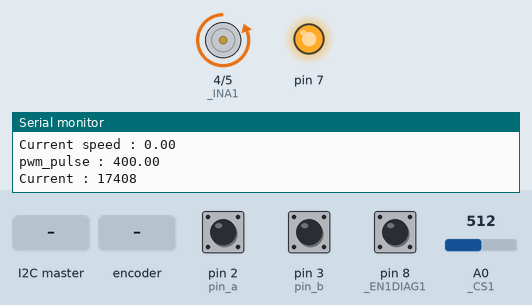
Recording of a sketch running on a simulated Arduino Uno, built with avr-gcc and run on an emulated ATmega328P. Shown: motor-driver pin pairs drawn as motors (green arrow = first pin HIGH = forward, orange = second pin HIGH = backward, longer = more drive, scaled by the enable pin), output pins drawn as LEDs (lit = HIGH), the last lines printed to the serial monitor. Inputs (shaded band) come from the test bench; at power-on: pin 2 (pin_a) HIGH, pin 3 (pin_b) HIGH, pin 8 (_EN1DIAG1) HIGH, A0 (_CS1) = 512.

Above: at 1.2 s.
1.3 s: the I2C master sends the byte 1
At 2.6 s:
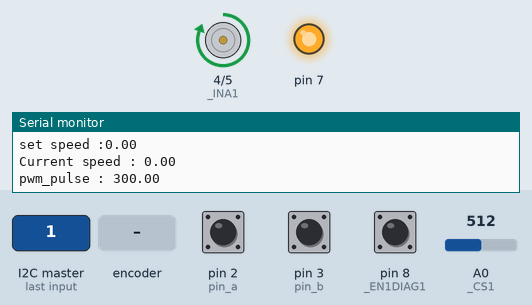
2.9 s: rotary encoder on pin 2 (pin_a) / pin 3 (pin_b) turned 2 steps (second pin leading)
At 3.9 s:
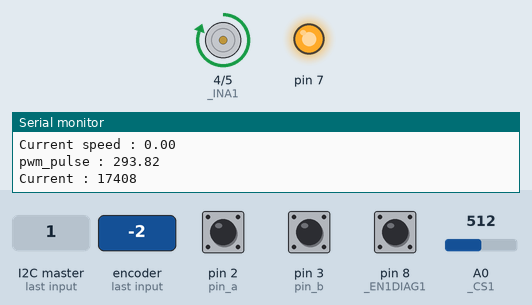
Timing chart, 0 to 5.9 s (numbered marks = the images above; inputs shaded):
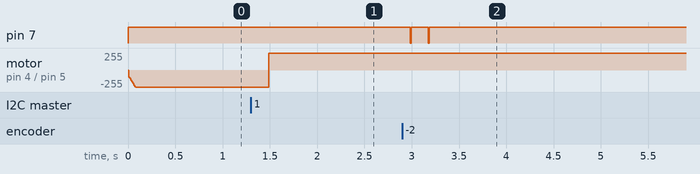

The sketch:

encoder.ino
```cpp
#include <Wire.h>


#include <string.h>
#include "MotorShield.h"

/*!
 * enable debug
 */
bool debug = true;

/*!
 * encorder related variables
 */
const byte pin_a = 2;   //for encoder pulse A
const byte pin_b = 3;   //for encoder pulse B
int encoder = 0;
int m_direction = 0;


/*!
 * speed calcularion related variables
 */
double rps = 0;
double pv_speed = 0;
int timer1_counter; //for timer
bool motor_start;
double e_speed = 0.0;
double set_speed = 50;
float pwm_pulse = 0.0;
double e_speed_pre = 0.0;
double e_speed_sum = 0.0;


/*!
 * PID variables
 */
float kp = 2;
float ki = 0.5;
float kd = .1;

/*!
 * Variables to handle input from I2C
 */
String input_i2c = "";
int input_speed = 0;
bool set_dir = 1;


/*!
 * Variables to handle motor controller
 */
MotorShield md;


/*!
 * \brief Test the Motor controller
 *
 * This function checks getMotorFault function which returns false if motor controller is not working correctly.
 *
 * \param[in] none
 * \return none
 *
 * \warning Can use only with Arduino and MotorShield.h.
 */
void stopIfFault()
{
  if (md.getMotorFault())
  {
    Serial.println("MOtor Controller failure");
    while(1);
  }

}


void setup() {
  Wire.begin(9);
  // Attach a function to trigger when something is received.
  Wire.onReceive(receiveEvent);
  pinMode(pin_a,INPUT_PULLUP);
  pinMode(pin_b,INPUT_PULLUP);

  md.init();
  pinMode(7,OUTPUT);
  attachInterrupt(digitalPinToInterrupt(pin_a), detect_a, RISING);
  Serial.begin(9600);

  cli();//stop interrupts
  //set timer1 interrupt at 1Hz
  TCCR1A = 0;// set entire TCCR1A register to 0
  TCCR1B = 0;// same for TCCR1B
  TCNT1  = 0;//initialize counter value to 0
  OCR1A = 156.25;// for 100Hz
  // turn on CTC mode
  TCCR1B |= (1 << WGM12);
  // Set CS12 and CS10 bits for 1024 prescaler
  TCCR1B |= (1 << CS12) | (1 << CS10);
  // enable timer compare interrupt
  TIMSK1 |= (1 << OCIE1A);
  sei();//allow interrupts

}


/*!
 * \brief register receiveEvent for the I2C communication
 *
 * This function get called when an I2C command is received
 *
 * \param[in] howMany
 * \return none
 *
 * \warning Can use only with Arduino and wire library.
 */
void receiveEvent(int howMany)
{
  input_i2c = "";
  while( Wire.available()){
    input_i2c += (char)Wire.read();
  }
  input_speed = input_i2c.toInt();
  Serial.println(input_speed);
    if(input_speed > 0){
    set_speed = input_speed;
    set_dir = 1;
  }else{
    set_speed = abs(input_speed);
    set_dir = 0;
  }
}


void loop() {
  md.setMotorDir(set_dir);
  stopIfFault();
  motor_start = true;

  if(debug){
    Serial.print("set speed :");
    Serial.println(set_speed);
    Serial.print("Current speed : ");
    Serial.println(pv_speed);
    Serial.print("pwm_pulse : ");
    Serial.println(pwm_pulse);
    Serial.print("Current : ");
    Serial.println(md.getMCurrentMilliamps());
    delay(200);
  }
 }

/*!
 * \brief interrupt function for encorder interrupts
 *
 * This function increasing encoder at new pulse and read direction of the motor.
 *
 * \param[in] none
 * \return none
 *
 * \warning Can use only with Arduino.
 */
void detect_a() {
   encoder += 1; //increasing encoder at new pulse
   m_direction = digitalRead(pin_b); //read direction of motor
 }

/*!
 * \brief interrupt function for timmer interrupt
 *
 * This function calls in every 1/100 s time.
 * this fuction calculates the current speed and calculate the necessary PWM value
 *
 * \param[in] none
 * \return none
 *
 * \warning Can use only with Arduino.
 */
 ISR(TIMER1_COMPA_vect){
   TCNT1 = timer1_counter;   // set timer
   // rps = (encoder/1848.0)*100;  //calculate motor speed, unit is rps (for 60 RPM motors)
   rps = (encoder/330.0)*100;  //calculate motor speed, unit is rps (for 320 RPM motors)
   pv_speed = rps*20.41;  // calculate speed in cm s-1 for the small wheel
   //pv_speed = rps*26.69;  // calculate speed in cm s-1 for the big wheel
   if(pv_speed){
    digitalWrite(7,LOW);
   }
   else{
    digitalWrite(7,HIGH);
   }
   encoder = 0;

   if (motor_start){
   e_speed = set_speed - pv_speed;
   pwm_pulse = e_speed*kp + e_speed_sum*ki + (e_speed - e_speed_pre)*kd;
   e_speed_pre = e_speed;  //save last (previous) error
   e_speed_sum += e_speed; //sum of error

   if (e_speed_sum >600) e_speed_sum = 600;
   if (e_speed_sum <-600) e_speed_sum = -600;
   }
   else{
     e_speed = 0;
     e_speed_pre = 0;
     e_speed_sum = 0;
     pwm_pulse = 0;
   }

   if (pwm_pulse <255 & pwm_pulse >0){
    md.setMotorSpeed(pwm_pulse);
   }
   else{
    if (pwm_pulse>255){
       md.setMotorSpeed(255);
     }
     else{
     md.setMotorSpeed(0);
     }
   }

}
```

MotorShield.cpp
```cpp
#include "MotorShield.h"

MotorShield::MotorShield()
{
  //Pin map
  _INA1 = 4;
  _INB1 = 5;
  _PWM1 = 6;
  _EN1DIAG1 = 8;
  _CS1 = A0;

}

MotorShield::MotorShield(unsigned char INA1,unsigned char INB1,unsigned char PWM1,unsigned char EN1DIAG1,unsigned char CS1)
{
  _INA1 = INA1;
  _INB1 = INB1;
  _PWM1 = PWM1;
  _EN1DIAG1 = EN1DIAG1;
  _CS1 = CS1;

}

void MotorShield::init()
{
  pinMode(_INA1,OUTPUT);
  pinMode(_INB1,OUTPUT);
  pinMode(_PWM1,OUTPUT);
  pinMode(_EN1DIAG1,INPUT);
  pinMode(_CS1,INPUT);
}

void MotorShield::setMotorDir(int dir){
  if(dir==1){
    digitalWrite(_INA1,LOW);
    digitalWrite(_INB1,HIGH);
  }
  else{
    digitalWrite(_INA1,HIGH);
    digitalWrite(_INB1,LOW);
  }
}

void MotorShield::setMotorSpeed(int speed)
{
  analogWrite(_PWM1,speed);
}

void MotorShield::setMotorBrake()
{
  digitalWrite(_INA1, LOW);
  digitalWrite(_INB1, LOW);
}

unsigned int MotorShield::getMCurrentMilliamps()
{
  // 5V / 1024 ADC counts / 144 mV per A = 34 mA per count
  return analogRead(_CS1) * 34;
}

unsigned char MotorShield::getMotorFault()
{
  return !digitalRead(_EN1DIAG1);
}
```

MotorShield.h
```cpp
#pragma once

#if defined(__AVR_ATmega168__) || defined(__AVR_ATmega328P__) || \
    defined(__AVR_ATmega328PB__) || defined (__AVR_ATmega32U4__)
#endif

#include <Arduino.h>


/*!
 * \class MotorShield
 *
 * \brief Contains the fuctions to control a DC motor using VNH5019 Motor shield
 *
 * Contains the fuctions to control a DC motor using VNH5019 Motor shield.
 * This class only supports the VNH5019 single motor controller.
 *
 *
 * \author Thilina Thilakarathna
 * \date  28/08/2019
 */
class MotorShield
{
  public:
    /*!
     * \brief Constructor for MotorShield class
     *
     * Uses the default Pin configuration.
     * default pins =>  Pin map
     *                          INA = 4
     *                          INB = 5
     *                          PWM = 6
     *                          ENA/DIAGA = 8
     *                          CS = A0
     *
     * \param[in] none
     * \return [information about return value]
     *
     * \note use constructor overloaded functions for custom pin configurations
     *
     * \warning Check the correct pin configuration.
     */
    MotorShield();

    /*!
     * \brief Constructor overloaded function for MotorShield class
     *
     * Uses the custom Pin configuration.
     *
     * \param[in] INA1 INA for motor controller.
     * \param[in] INB1 INB for motor controller.
     * \param[in] PWM1 PWM for motor controller (To control speed)
     * \param[in] EN1DIAG1 ENA/DIAGA for motor controller, This pin gives high when motor controller works correctly.
     * \param[in] CS1 CS for motor controller, This gives the current reading of the Bridge.
     * \return MotorShield object
     *
     * \note use default constructor for default pin configurations
     *
     * \warning Check the correct pin configuration.
     */
    MotorShield(unsigned char INA1,unsigned char INB1,unsigned char PWM1,unsigned char EN1DIAG1,unsigned char CS1);

    /*!
     * Public Methods
     */

    /*!
     * \brief initialization fuction for MotorShield class
     *
     * Define pinMode for the pins
     *
     * \param[in] none
     * \return none
     *
     * \warning Can use only with Arduino.
     */
    void init();

    /*!
     * \brief setMotorSpeed fuction for MotorShield class
     *
     * Set the speed of the rotation of the motor.
     *
     * \param[in] speed should be between 0-255
     * \return none
     *
     * \warning Can use only with Arduino.
     */
    void setMotorSpeed(int speed);


    /*!
     * \brief setMotorDir fuction for MotorShield class
     *
     * Set the direction of the rotation of the motor.
     *
     * \param[in] dir gives the direction for rotation, 1 => clockwise rotation, any other int => anticlockwise rotation
     * \return none
     *
     * \warning Can use only with Arduino.
     */
    void setMotorDir(int dir);

    /*!
     * \brief setMotorBrake fuction for MotorShield class
     *
     * apply beak against the rotation of the motor.
     *
     * \param[in] none
     * \return none
     *
     * \warning Can use only with Arduino.
     */
    void setMotorBrake();

     /*!
     * \brief getMCurrentMilliamps fuction for MotorShield class
     *
     * Return motor current value in milliamps.
     *
     * \param[in] none
     * \return Current value of the motor
     *
     * \warning Can use only with Arduino.
     */
    unsigned int getMCurrentMilliamps();

     /*!
     * \brief getMotorFault fuction for MotorShield class
     *
     * Return error status for motor, 1 => working , 0 => not working
     *
     * \param[in] none
     * \return error status for motor
     *
     * \warning Can use only with Arduino.
     */
    unsigned char getMotorFault();

  private:
    unsigned char _INA1;
    unsigned char _INB1;
    unsigned char _PWM1;
    static const unsigned char _PWM1_TIMER1_PIN = 9;
    unsigned char _EN1DIAG1;
    unsigned char _CS1;
};
```

Measured:
- after the input at 1.3 s, motor on pin 4 (_INA1) / pin 5 (_INB1): backward 255/255 → forward 255/255 after 0.19 s
- after the input at 2.9 s, pin 7: alternates HIGH for 0.18 s and LOW for 0.01 s, 4 changes in all, then stays HIGH, starting after 0.08 s
